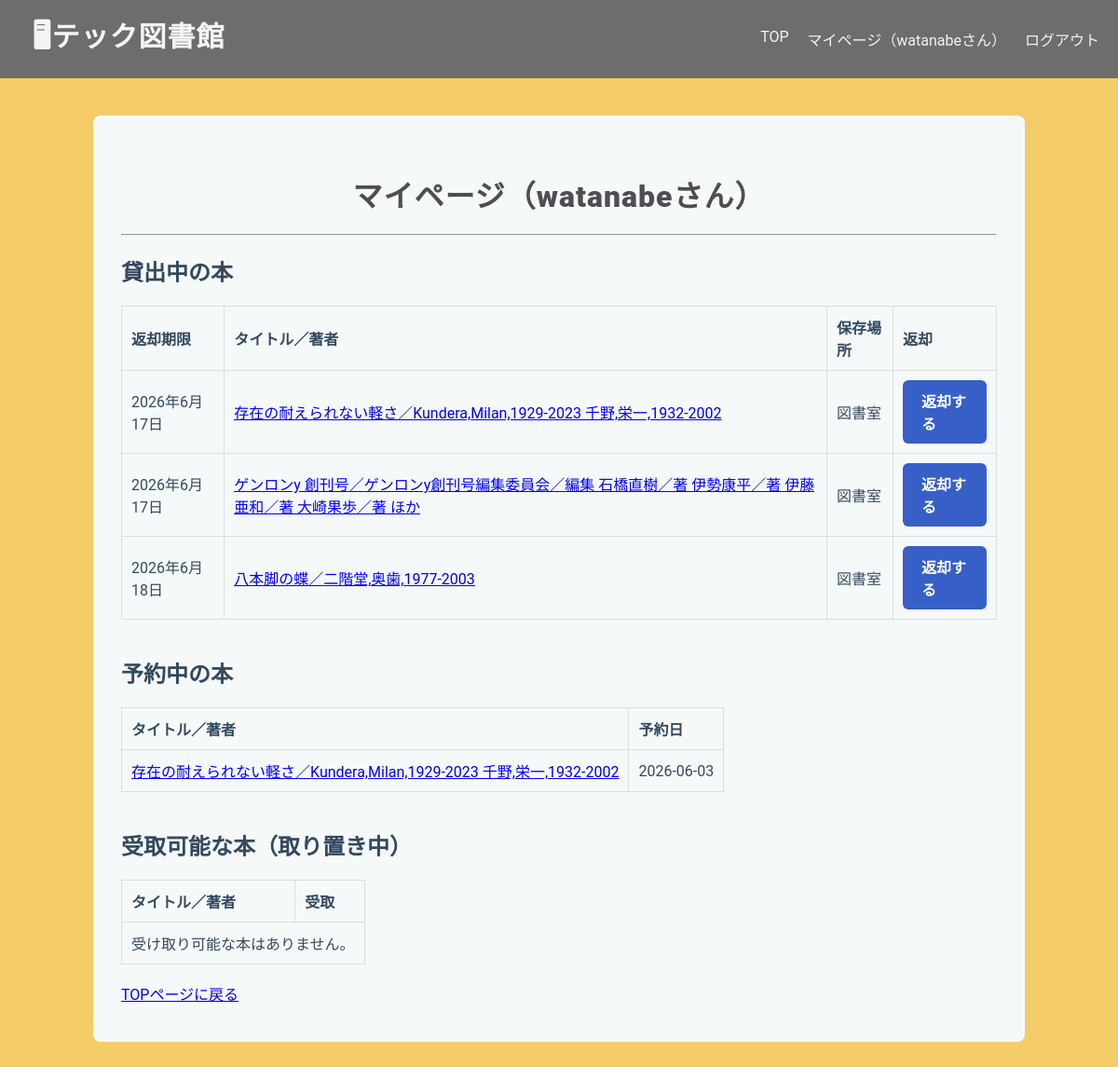
The page /library/mypage/ (signed in) on the database as committed earlier.
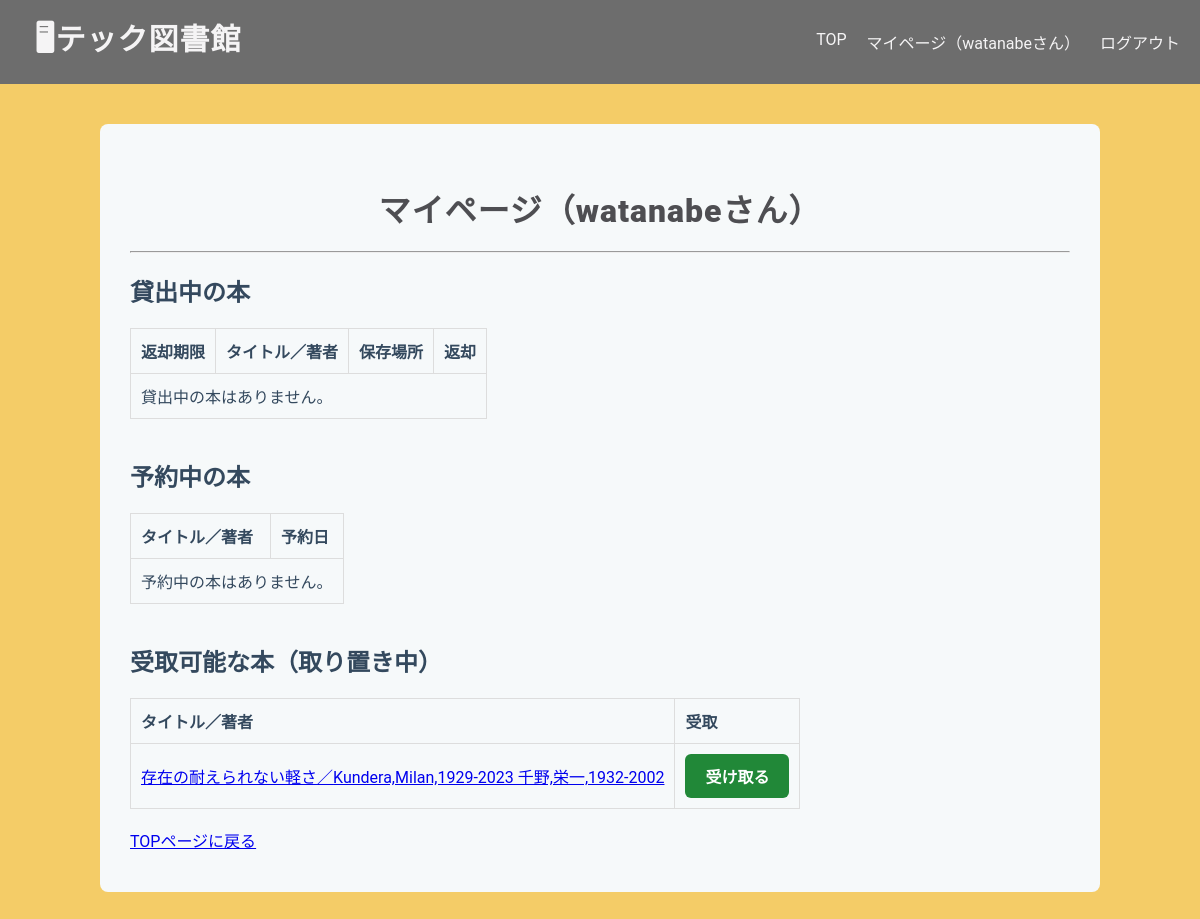
The same page on the database as committed later.
### libraryapp/models.py (models this page shows, shortened)
class Borrow(models.Model):
    user = models.ForeignKey(User, on_delete=models.CASCADE)
    stock = models.ForeignKey(
        Stock,
        on_delete=models.PROTECT,
        related_name="borrows"
    )
    borrowed_at = models.DateTimeField(default=timezone.now)
    due_date = models.DateField()
    returned_at = models.DateTimeField(null=True, blank=True)

class Stock(models.Model):
    book = models.ForeignKey(
        Book,
        on_delete=models.CASCADE,
        related_name="stocks"
    )
    location = models.ForeignKey(
        Location,
        on_delete=models.PROTECT,
        related_name="stocks"
    )
    is_available = models.BooleanField(default=True)

class Book(models.Model):
    isbn = models.CharField(
        max_length=17,
        help_text='ISBN-10 または ISBN-13（ハイフン可）',
        verbose_name='ISBN',
        unique=True,
    )
    title = models.CharField(max_length=200, blank=True)
    author = models.CharField(max_length=200, null=True, blank=True)
    publisher = models.CharField(max_length=200, null=True, blank=True)
    publication_date = models.DateField(null=True, blank=True)
    description = models.TextField(null=True, blank=True)
    cover_url = models.URLField(null=True, blank=True)
    edition_number = models.IntegerField(default=1)

class Location(models.Model):
    name = models.CharField(max_length=100)
    def __str__(self):
        return self.name

class Reservation(models.Model):
    user = models.ForeignKey(
        User,
        on_delete=models.CASCADE,
        related_name="reservations")
    book = models.ForeignKey(
        Book,
        on_delete=models.CASCADE,
        related_name="reservations")
    reserved_at = models.DateTimeField(auto_now_add=True)
    class Meta:
        ordering = ["reserved_at"] # 先着順
        unique_together = ("user", "book")

class HoldStock(models.Model):
    user = models.ForeignKey(User, on_delete=models.CASCADE)
    stock = models.ForeignKey(Stock, on_delete=models.CASCADE)
    created_at = models.DateTimeField(default=timezone.now)
    is_pickedup = models.BooleanField(default=False) # 受取済みか

### libraryapp/views.py (the view)
# urls.py: path('mypage/', views.MyPageView.as_view(), name='mypage'),
class MyPageView(LoginRequiredMixin, ListView):
    model = Borrow
    template_name = "libraryapp/mypage.html"
    context_object_name = "borrows"
    def get_queryset(self):
        return Borrow.objects.filter(
            user=self.request.user,
            returned_at__isnull=True
        ).select_related("stock__book")
    def get_context_data(self, **kwargs):
        context = super().get_context_data(**kwargs)
        context['reservations'] = Reservation.objects.filter(
            user=self.request.user
        ).select_related("book")
        context['hold_stocks'] = HoldStock.objects.filter(
            user=self.request.user,
            is_pickedup=False
        ).select_related("stock__book")
        return context

### templates/libraryapp/mypage.html (shortened to what this page needs)
{% extends "libraryapp/base.html" %}
{% block content %}
<h1>マイページ（{{ user.username }}さん）</h1>
<hr>
<h2>貸出中の本</h2>
<table border="1">
    <tr>
        <th>返却期限</th>
        <th>タイトル／著者</th>
        <th>保存場所</th>
        <th>返却</th>
    </tr>
    {% for borrow in borrows %}
    <tr>
        <td>{{ borrow.due_date }}</td>
        <td>
            <a href="{% url 'book_detail' borrow.stock.book.id %}">
                {{ borrow.stock.book.title }}／{{ borrow.stock.book.author }}
            </a>
        </td>
        <td>{{ borrow.stock.location }}</td>
        <td>
            <a href="{% url 'return_book' borrow.id %}"
                class="action-button3">
                返却する
            </a>
        </td>
    </tr>
    {% empty %}
    <tr>
        <td colspan="6">貸出中の本はありません。</td>
    </tr>
    {% endfor %}
</table>
<br>
<h2>予約中の本</h2>
<table border="1">
    <tr>
        <th>タイトル／著者</th>
        <th>予約日</th>
    </tr>
    {% for reservation in reservations %}
    <tr>
        <td>
            <a href="{% url 'book_detail' reservation.book.id %}">
                {{ reservation.book.title }}／{{ reservation.book.author }}
            </a>
        </td>
        <td>
            {{ reservation.reserved_at|date:"Y-m-d" }}
        </td>
    </tr>
    {% empty %}
    <tr>
        <td colspan="4">予約中の本はありません。</td>
    </tr>
    {% endfor %}
</table>
<br>
<h2>受取可能な本（取り置き中）</h2>
<table border="1">
    <tr>
        <th>タイトル／著者</th>
        <th>受取</th>
    </tr>
    {% for hold in hold_stocks %}
    <tr>
        <td>
            <a href="{% url 'book_detail' hold.stock.book.id %}">
                {{ hold.stock.book.title }}／{{ hold.stock.book.author }}
            </a>
        </td>
        <td>
            <a href="{% url 'pickup_confirm' hold.id %}"
                class="action-button">
                受け取る
            </a>
        </td>
    </tr>
    {% empty %}
    <tr>
        <td colspan="4">受け取り可能な本はありません。</td>
    </tr>
    {% endfor %}
</table>
<br>
<a href="{% url 'home' %}">TOPページに戻る</a>
{% endblock content %}

Rows that differ between the two databases and show on the page:
no longer on this page (row edited): Borrow: due_date "2026年6月17日", stock.book "存在の耐えられない軽さ", stock.book.author "Kundera,Milan,1929-2023 千野,栄一,1932-2002", stock.location "図書室"
no longer on this page (row edited): Borrow: due_date "2026年6月17日", stock.book "ゲンロンy 創刊号", stock.book.author "ゲンロンy創刊号編集委員会／編集 石橋直樹／著 伊勢康平／著 伊藤亜和／著 大崎果歩／著 ほか", stock.location "図書室"
no longer on this page (row edited): Borrow: due_date "2026年6月18日", stock.book "八本脚の蝶", stock.book.author "二階堂,奥歯,1977-2003", stock.location "図書室"
removed Reservation: book "存在の耐えられない軽さ", book.author "Kundera,Milan,1929-2023 千野,栄一,1932-2002", reserved_at "2026-06-03"
added HoldStock: stock.book "存在の耐えられない軽さ", stock.book.author "Kundera,Milan,1929-2023 千野,栄一,1932-2002"
Other text that changed with them:
text no longer shown: "受け取り可能な本はありません。"
text now shown: "貸出中の本はありません。 予約中の本はありません。"
